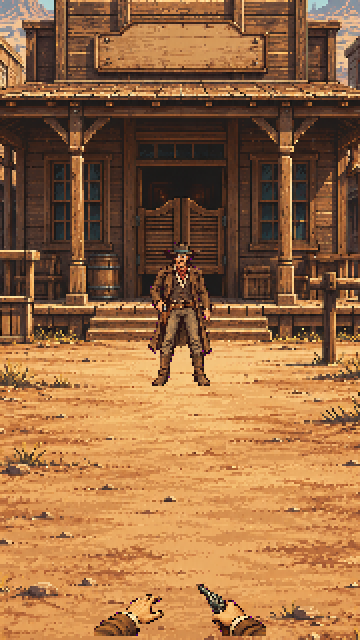
#> input picture just-one-round/assets/source/imagegen/western_duel/v1/qc/western_duel_first_person_360x640.png, 360 x 640 px
$ python process_background.py --input ../qc/western_duel_first_person_360x640.png --output out.png
#> lines starting #> are read from the running program, lines starting #| are printed output that depends on the picture
#!/usr/bin/env python3
"""Center-crop and nearest-neighbor fit the Western duel saloon background."""

from __future__ import annotations

import argparse
import json
from pathlib import Path

from PIL import Image


def main() -> None:
    parser = argparse.ArgumentParser(description=__doc__)
    parser.add_argument("--input", required=True, type=Path)
    parser.add_argument("--output", required=True, type=Path)
    parser.add_argument("--width", type=int, default=180)
    parser.add_argument("--height", type=int, default=480)
    args = parser.parse_args()

    image = Image.open(args.input).convert("RGB")
#> image is the input picture: PIL image 360x640 RGB; mean R, G, B 154.5, 108, 67.5
    target_ratio = args.width / args.height
    source_ratio = image.width / image.height
#> source_ratio = 0.562
    if source_ratio > target_ratio:
        crop_width = round(image.height * target_ratio)
#> crop_width = 240
        left = (image.width - crop_width) // 2
#> left = 60
        crop_box = (left, 0, left + crop_width, image.height)
#> crop_box = (60, 0, 300, 640)
    else:
        crop_height = round(image.width / target_ratio)
        top = (image.height - crop_height) // 2
        crop_box = (0, top, image.width, top + crop_height)

    fitted = image.crop(crop_box).resize((args.width, args.height), Image.Resampling.NEAREST)
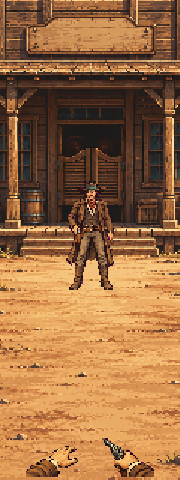
#> fitted: PIL image 180x480 RGB; mean R, G, B 156.6, 109.6, 67.7
    args.output.parent.mkdir(parents=True, exist_ok=True)
    fitted.save(args.output)
    metadata = {
        "input": str(args.input),
        "source_size": list(image.size),
        "crop_box": list(crop_box),
        "output": str(args.output),
        "output_size": [args.width, args.height],
        "filter": "nearest",
        "qc": {
            "aspect_matches_contract": fitted.width / fitted.height == target_ratio,
            "passed": fitted.size == (args.width, args.height),
        },
    }
    args.output.with_name("pipeline-meta.json").write_text(json.dumps(metadata, indent=2) + "\n")
    print(json.dumps(metadata["qc"], indent=2))
#| {
#|   "aspect_matches_contract": true,
#|   "passed": true
#| }


if __name__ == "__main__":
    main()

$ run again, on just-one-round/assets/source/imagegen/western_duel/v1/qc/western_duel_first_person_360x800.png
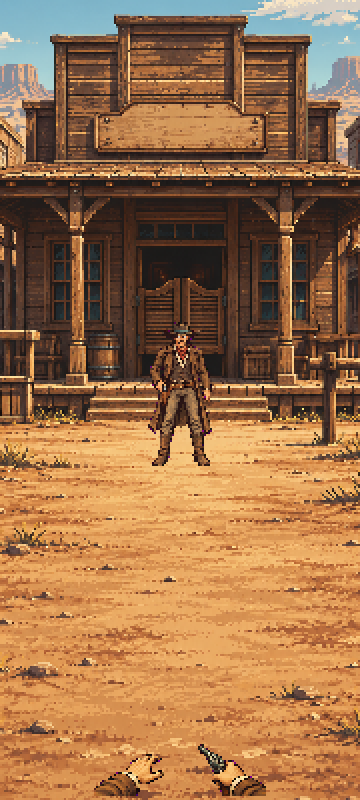
#> input picture just-one-round/assets/source/imagegen/western_duel/v1/qc/western_duel_first_person_360x800.png, 360 x 800 px
#> in main, image is the input picture: PIL image 360x800 RGB; mean R, G, B 157, 112.9, 74.2
#> in main, `fitted = image.crop(crop_box).resize((args.width, args.height), Image...`:
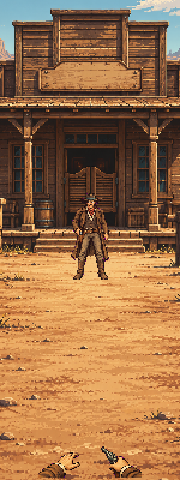
#> fitted: PIL image 180x480 RGB; mean R, G, B 156.7, 112.1, 72.8
#| {
#|   "aspect_matches_contract": true,
#|   "passed": true
#| }
